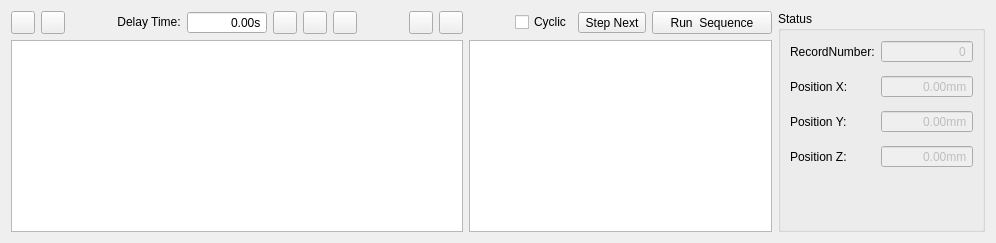
         <widget class="QWidget" name="tab_6">
          <attribute name="title">
           <string>Debug</string>
          </attribute>
          <layout class="QGridLayout" name="gridLayout_9">
           <item row="0" column="0">
            <widget class="QToolButton" name="btnImport">
             <property name="sizePolicy">
              <sizepolicy hsizetype="Preferred" vsizetype="Preferred">
               <horstretch>1</horstretch>
               <verstretch>0</verstretch>
              </sizepolicy>
             </property>
             <property name="toolTip">
              <string>Import</string>
             </property>
             <property name="text">
              <string/>
             </property>
             <property name="icon">
              <iconset resource="../../../res/res.qrc">
               <normaloff>:/res/image/icon/218.png</normaloff>:/res/image/icon/218.png</iconset>
             </property>
            </widget>
           </item>
           <item row="0" column="1">
            <widget class="QToolButton" name="btnExport">
             <property name="sizePolicy">
              <sizepolicy hsizetype="Preferred" vsizetype="Preferred">
               <horstretch>1</horstretch>
               <verstretch>0</verstretch>
              </sizepolicy>
             </property>
             <property name="toolTip">
              <string>Export</string>
             </property>
             <property name="text">
              <string/>
             </property>
             <property name="icon">
              <iconset resource="../../../res/res.qrc">
               <normaloff>:/res/image/icon/219.png</normaloff>:/res/image/icon/219.png</iconset>
             </property>
            </widget>
           </item>
           <item row="0" column="2">
            <spacer name="horizontalSpacer_7">
             <property name="orientation">
              <enum>Qt::Horizontal</enum>
             </property>
             <property name="sizeHint" stdset="0">
              <size>
               <width>40</width>
               <height>20</height>
              </size>
             </property>
            </spacer>
           </item>
           <item row="0" column="3">
            <widget class="QLabel" name="label_9">
             <property name="sizePolicy">
              <sizepolicy hsizetype="Fixed" vsizetype="Fixed">
               <horstretch>1</horstretch>
               <verstretch>0</verstretch>
              </sizepolicy>
             </property>
             <property name="text">
              <string>Delay Time:</string>
             </property>
             <property name="alignment">
              <set>Qt::AlignCenter</set>
             </property>
            </widget>
           </item>
           <item row="0" column="4">
            <widget class="QDoubleSpinBox" name="spinDly">
             <property name="sizePolicy">
              <sizepolicy hsizetype="Fixed" vsizetype="Fixed">
               <horstretch>1</horstretch>
               <verstretch>0</verstretch>
              </sizepolicy>
             </property>
             <property name="minimumSize">
              <size>
               <width>80</width>
               <height>0</height>
              </size>
             </property>
             <property name="maximumSize">
              <size>
               <width>80</width>
               <height>16777215</height>
              </size>
             </property>
             <property name="cursor">
              <cursorShape>ArrowCursor</cursorShape>
             </property>
             <property name="alignment">
              <set>Qt::AlignRight|Qt::AlignTrailing|Qt::AlignVCenter</set>
             </property>
             <property name="buttonSymbols">
              <enum>QAbstractSpinBox::NoButtons</enum>
             </property>
             <property name="specialValueText">
              <string notr="true"/>
             </property>
             <property name="prefix">
              <string notr="true"/>
             </property>
             <property name="suffix">
              <string notr="true">s</string>
             </property>
             <property name="minimum">
              <double>0.000000000000000</double>
             </property>
             <property name="maximum">
              <double>1000000.000000000000000</double>
             </property>
             <property name="value">
              <double>0.000000000000000</double>
             </property>
            </widget>
           </item>
           <item row="0" column="5">
            <widget class="QToolButton" name="btnAdd">
             <property name="sizePolicy">
              <sizepolicy hsizetype="Preferred" vsizetype="Preferred">
               <horstretch>1</horstretch>
               <verstretch>0</verstretch>
              </sizepolicy>
             </property>
             <property name="toolTip">
              <string>add a new record</string>
             </property>
             <property name="text">
              <string/>
             </property>
             <property name="icon">
              <iconset resource="../../../res/res.qrc">
               <normaloff>:/res/image/icon/add.png</normaloff>:/res/image/icon/add.png</iconset>
             </property>
            </widget>
           </item>
           <item row="0" column="6">
            <widget class="QToolButton" name="btnDel">
             <property name="sizePolicy">
              <sizepolicy hsizetype="Preferred" vsizetype="Preferred">
               <horstretch>1</horstretch>
               <verstretch>0</verstretch>
              </sizepolicy>
             </property>
             <property name="toolTip">
              <string>Remove the current record</string>
             </property>
             <property name="text">
              <string/>
             </property>
             <property name="icon">
              <iconset resource="../../../res/res.qrc">
               <normaloff>:/res/image/icon/subtract.png</normaloff>:/res/image/icon/subtract.png</iconset>
             </property>
            </widget>
           </item>
           <item row="0" column="7">
            <widget class="QToolButton" name="btnClr">
             <property name="sizePolicy">
              <sizepolicy hsizetype="Preferred" vsizetype="Preferred">
               <horstretch>1</horstretch>
               <verstretch>0</verstretch>
              </sizepolicy>
             </property>
             <property name="toolTip">
              <string>Delete all record</string>
             </property>
             <property name="text">
              <string/>
             </property>
             <property name="icon">
              <iconset resource="../../../res/res.qrc">
               <normaloff>:/res/image/icon/trash.png</normaloff>:/res/image/icon/trash.png</iconset>
             </property>
            </widget>
           </item>
           <item row="0" column="8">
            <spacer name="horizontalSpacer_6">
             <property name="orientation">
              <enum>Qt::Horizontal</enum>
             </property>
             <property name="sizeHint" stdset="0">
              <size>
               <width>40</width>
               <height>20</height>
              </size>
             </property>
            </spacer>
           </item>
           <item row="0" column="9">
            <widget class="QToolButton" name="btnUp">
             <property name="sizePolicy">
              <sizepolicy hsizetype="Preferred" vsizetype="Preferred">
               <horstretch>1</horstretch>
               <verstretch>0</verstretch>
              </sizepolicy>
             </property>
             <property name="toolTip">
              <string>Move Up</string>
             </property>
             <property name="text">
              <string/>
             </property>
             <property name="icon">
              <iconset resource="../../../res/res.qrc">
               <normaloff>:/res/image/icon/arrow-up.png</normaloff>:/res/image/icon/arrow-up.png</iconset>
             </property>
            </widget>
           </item>
           <item row="0" column="10">
            <widget class="QToolButton" name="btnDown">
             <property name="sizePolicy">
              <sizepolicy hsizetype="Preferred" vsizetype="Preferred">
               <horstretch>1</horstretch>
               <verstretch>0</verstretch>
              </sizepolicy>
             </property>
             <property name="toolTip">
              <string>Move Down</string>
             </property>
             <property name="text">
              <string/>
             </property>
             <property name="icon">
              <iconset resource="../../../res/res.qrc">
               <normaloff>:/res/image/icon/arrow-down.png</normaloff>:/res/image/icon/arrow-down.png</iconset>
             </property>
            </widget>
           </item>
           <item row="0" column="11">
            <spacer name="horizontalSpacer_9">
             <property name="orientation">
              <enum>Qt::Horizontal</enum>
             </property>
             <property name="sizeHint" stdset="0">
              <size>
               <width>40</width>
               <height>20</height>
              </size>
             </property>
            </spacer>
           </item>
           <item row="0" column="12">
            <widget class="QCheckBox" name="chkCyclic">
             <property name="sizePolicy">
              <sizepolicy hsizetype="Fixed" vsizetype="Fixed">
               <horstretch>1</horstretch>
               <verstretch>0</verstretch>
              </sizepolicy>
             </property>
             <property name="layoutDirection">
              <enum>Qt::LeftToRight</enum>
             </property>
             <property name="text">
              <string>Cyclic</string>
             </property>
            </widget>
           </item>
           <item row="0" column="13">
            <widget class="QToolButton" name="btnStepNext">
             <property name="minimumSize">
              <size>
               <width>0</width>
               <height>20</height>
              </size>
             </property>
             <property name="text">
              <string>Step Next</string>
             </property>
            </widget>
           </item>
           <item row="0" column="14">
            <widget class="QToolButton" name="toolButton_debugRun">
             <property name="sizePolicy">
              <sizepolicy hsizetype="Minimum" vsizetype="Minimum">
               <horstretch>3</horstretch>
               <verstretch>0</verstretch>
              </sizepolicy>
             </property>
             <property name="minimumSize">
              <size>
               <width>120</width>
               <height>20</height>
              </size>
             </property>
             <property name="maximumSize">
              <size>
               <width>16777215</width>
               <height>16777215</height>
              </size>
             </property>
             <property name="toolTip">
              <string>Running</string>
             </property>
             <property name="text">
              <string>Run  Sequence</string>
             </property>
             <property name="iconSize">
              <size>
               <width>16</width>
               <height>16</height>
              </size>
             </property>
            </widget>
           </item>
           <item row="0" column="15" rowspan="2">
            <widget class="QGroupBox" name="groupBox_4">
             <property name="title">
              <string>Status</string>
             </property>
             <layout class="QGridLayout" name="gridLayout_6">
              <property name="verticalSpacing">
               <number>12</number>
              </property>
              <item row="0" column="0">
               <widget class="QLabel" name="label_10">
                <property name="sizePolicy">
                 <sizepolicy hsizetype="Minimum" vsizetype="Minimum">
                  <horstretch>0</horstretch>
                  <verstretch>0</verstretch>
                 </sizepolicy>
                </property>
                <property name="minimumSize">
                 <size>
                  <width>80</width>
                  <height>20</height>
                 </size>
                </property>
                <property name="text">
                 <string>RecordNumber:</string>
                </property>
               </widget>
              </item>
              <item row="1" column="0">
               <widget class="QLabel" name="label_11">
                <property name="sizePolicy">
                 <sizepolicy hsizetype="Minimum" vsizetype="Minimum">
                  <horstretch>0</horstretch>
                  <verstretch>0</verstretch>
                 </sizepolicy>
                </property>
                <property name="minimumSize">
                 <size>
                  <width>80</width>
                  <height>20</height>
                 </size>
                </property>
                <property name="text">
                 <string>Position X:</string>
                </property>
               </widget>
              </item>
              <item row="2" column="0">
               <widget class="QLabel" name="label_23">
                <property name="sizePolicy">
                 <sizepolicy hsizetype="Minimum" vsizetype="Minimum">
                  <horstretch>0</horstretch>
                  <verstretch>0</verstretch>
                 </sizepolicy>
                </property>
                <property name="minimumSize">
                 <size>
                  <width>80</width>
                  <height>20</height>
                 </size>
                </property>
                <property name="text">
                 <string>Position Y:</string>
                </property>
               </widget>
              </item>
              <item row="4" column="0">
               <spacer name="verticalSpacer_2">
                <property name="orientation">
                 <enum>Qt::Vertical</enum>
                </property>
                <property name="sizeHint" stdset="0">
                 <size>
                  <width>20</width>
                  <height>40</height>
                 </size>
                </property>
               </spacer>
              </item>
              <item row="1" column="1">
               <widget class="QDoubleSpinBox" name="doubleSpinBox_debug_posX">
                <property name="enabled">
                 <bool>false</bool>
                </property>
                <property name="sizePolicy">
                 <sizepolicy hsizetype="Minimum" vsizetype="Minimum">
                  <horstretch>0</horstretch>
                  <verstretch>0</verstretch>
                 </sizepolicy>
                </property>
                <property name="minimumSize">
                 <size>
                  <width>80</width>
                  <height>20</height>
                 </size>
                </property>
                <property name="alignment">
                 <set>Qt::AlignRight|Qt::AlignTrailing|Qt::AlignVCenter</set>
                </property>
                <property name="readOnly">
                 <bool>true</bool>
                </property>
                <property name="buttonSymbols">
                 <enum>QAbstractSpinBox::NoButtons</enum>
                </property>
                <property name="suffix">
                 <string>mm</string>
                </property>
                <property name="minimum">
                 <double>-10000.000000000000000</double>
                </property>
                <property name="maximum">
                 <double>10000.000000000000000</double>
                </property>
               </widget>
              </item>
              <item row="2" column="1">
               <widget class="QDoubleSpinBox" name="doubleSpinBox_debug_posY">
                <property name="enabled">
                 <bool>false</bool>
                </property>
                <property name="sizePolicy">
                 <sizepolicy hsizetype="Minimum" vsizetype="Minimum">
                  <horstretch>0</horstretch>
                  <verstretch>0</verstretch>
                 </sizepolicy>
                </property>
                <property name="minimumSize">
                 <size>
                  <width>80</width>
                  <height>20</height>
                 </size>
                </property>
                <property name="alignment">
                 <set>Qt::AlignRight|Qt::AlignTrailing|Qt::AlignVCenter</set>
                </property>
                <property name="readOnly">
                 <bool>true</bool>
                </property>
                <property name="buttonSymbols">
                 <enum>QAbstractSpinBox::NoButtons</enum>
                </property>
                <property name="suffix">
                 <string>mm</string>
                </property>
                <property name="minimum">
                 <double>-10000.000000000000000</double>
                </property>
                <property name="maximum">
                 <double>10000.000000000000000</double>
                </property>
               </widget>
              </item>
              <item row="3" column="0">
               <widget class="QLabel" name="label">
                <property name="text">
                 <string>Position Z:</string>
                </property>
               </widget>
              </item>
              <item row="3" column="1">
               <widget class="QDoubleSpinBox" name="doubleSpinBox_debug_posZ">
                <property name="enabled">
                 <bool>false</bool>
                </property>
                <property name="frame">
                 <bool>true</bool>
                </property>
                <property name="alignment">
                 <set>Qt::AlignRight|Qt::AlignTrailing|Qt::AlignVCenter</set>
                </property>
                <property name="readOnly">
                 <bool>true</bool>
                </property>
                <property name="buttonSymbols">
                 <enum>QAbstractSpinBox::NoButtons</enum>
                </property>
                <property name="suffix">
                 <string>mm</string>
                </property>
                <property name="minimum">
                 <double>-1000000.000000000000000</double>
                </property>
                <property name="maximum">
                 <double>1000000.000000000000000</double>
                </property>
               </widget>
              </item>
              <item row="0" column="1">
               <widget class="QSpinBox" name="spinBox_debugRecord">
                <property name="enabled">
                 <bool>false</bool>
                </property>
                <property name="sizePolicy">
                 <sizepolicy hsizetype="Minimum" vsizetype="Minimum">
                  <horstretch>0</horstretch>
                  <verstretch>0</verstretch>
                 </sizepolicy>
                </property>
                <property name="minimumSize">
                 <size>
                  <width>80</width>
                  <height>20</height>
                 </size>
                </property>
                <property name="alignment">
                 <set>Qt::AlignRight|Qt::AlignTrailing|Qt::AlignVCenter</set>
                </property>
                <property name="readOnly">
                 <bool>true</bool>
                </property>
                <property name="buttonSymbols">
                 <enum>QAbstractSpinBox::NoButtons</enum>
                </property>
               </widget>
              </item>
             </layout>
            </widget>
           </item>
           <item row="1" column="0" colspan="11">
            <widget class="KeyTableView" name="tvDebug">
             <property name="contextMenuPolicy">
              <enum>Qt::DefaultContextMenu</enum>
             </property>
             <property name="showDropIndicator" stdset="0">
              <bool>true</bool>
             </property>
             <property name="dragEnabled">
              <bool>true</bool>
             </property>
             <property name="dragDropOverwriteMode">
              <bool>false</bool>
             </property>
             <property name="dragDropMode">
              <enum>QAbstractItemView::DragDrop</enum>
             </property>
             <property name="defaultDropAction">
              <enum>Qt::MoveAction</enum>
             </property>
             <property name="selectionMode">
              <enum>QAbstractItemView::SingleSelection</enum>
             </property>
             <property name="selectionBehavior">
              <enum>QAbstractItemView::SelectRows</enum>
             </property>
             <attribute name="horizontalHeaderStretchLastSection">
              <bool>true</bool>
             </attribute>
             <attribute name="verticalHeaderVisible">
              <bool>false</bool>
             </attribute>
            </widget>
           </item>
           <item row="1" column="11" colspan="4">
            <widget class="LogoutWidget" name="listView"/>
           </item>
          </layout>
         </widget>
